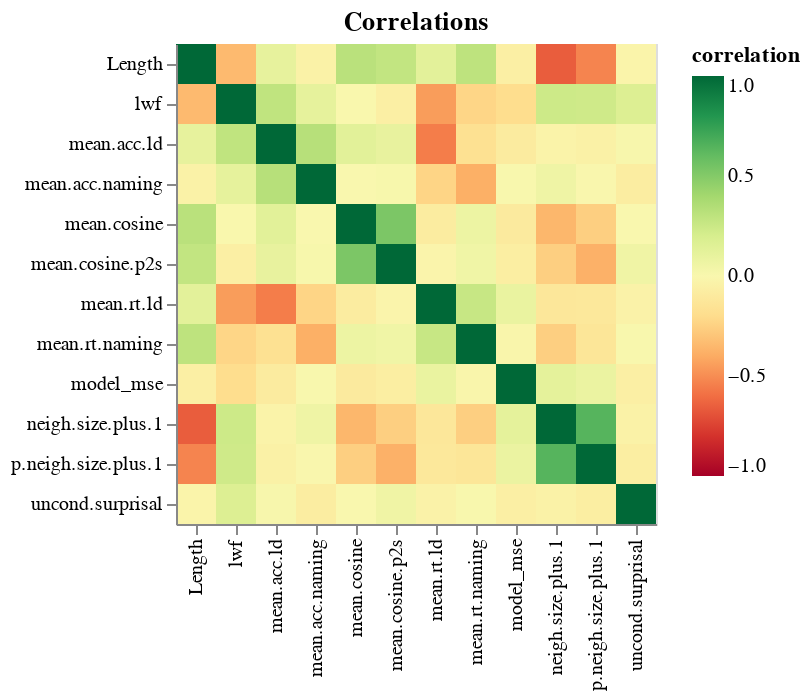

The notebook cell this image was saved under:
### Code cell
eval_embeddings.plot_heatmap(save_file=cfg.path_plot_folder + 'heatmap.html')

### Figure 1 — Vega-Lite specification as saved in the notebook (floating-point values rounded to 4 significant figures; data arrays with more than 128 entries replaced by an {"elided": "..."} marker saying what was removed)
{"encoding": {"x": {"field": "v1", "title": "", "type": "ordinal"}, "color": {"field": "correlation", "scale": {"domain": [-1, 1], "scheme": "redyellowgreen"}, "type": "quantitative"}, "tooltip": [{"field": "correlation", "type": "quantitative"}], "y": {"field": "v2", "title": "", "type": "ordinal"}}, "data": {"name": "data-380285ae65f77ba0b64523b9aca5ec6c"}, "datasets": {"data-380285ae65f77ba0b64523b9aca5ec6c": {"elided": "144 records"}}, "mark": "rect", "title": "Correlations", "config": {"view": {"continuousWidth": 400, "continuousHeight": 300}}, "$schema": "https://vega.github.io/schema/vega-lite/v4.0.2.json"}
